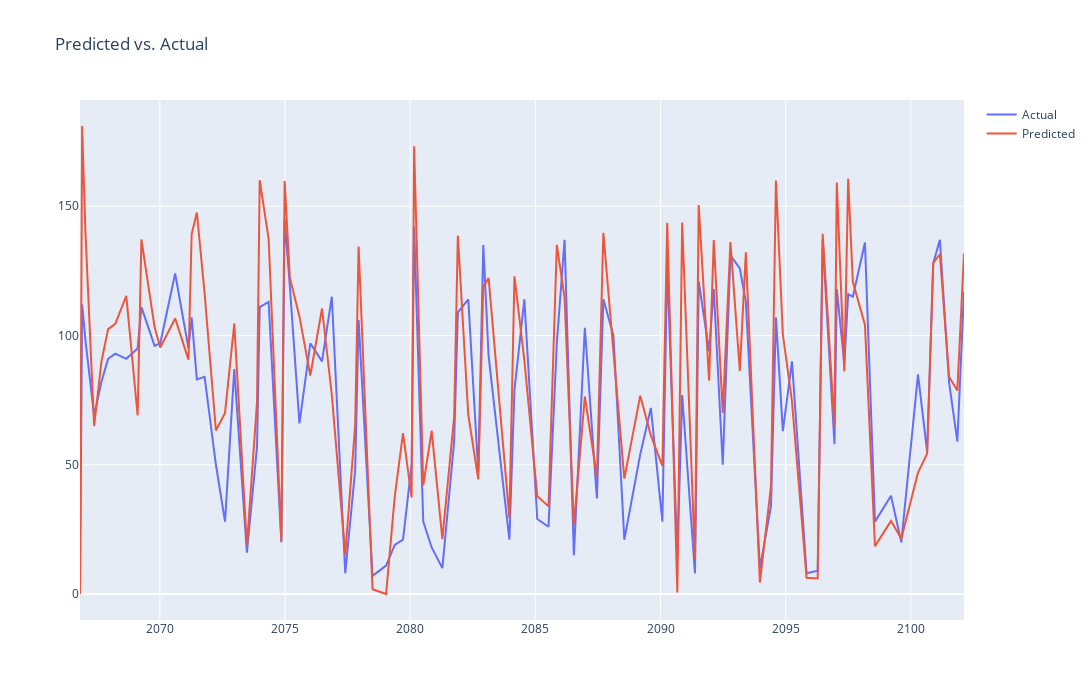

Notebook code for this chart:
### Markdown cell above
#### Evaluation of results

Results for out-of-sample interval.

### Code cell
fig = go.Figure()

fig.add_trace(go.Scatter( x = evaluation_data.index,
                      y = evaluation_data[target_column],
                      name='Actual'
             ))
fig.add_trace(go.Scatter( x = evaluation_data.index,
                      y = evaluation_data[target_column+'_pred'],
                      name='Predicted'
             ))

fig.update_layout(
        title = 'Predicted vs. Actual',
        height = 700,
        width = 1200
)

fig.show()
